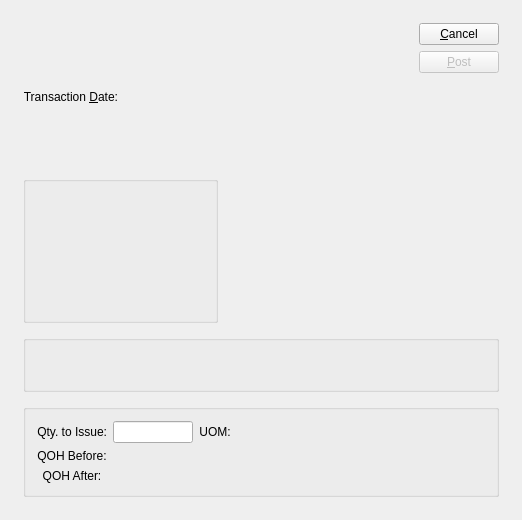
<?xml version="1.0" encoding="UTF-8"?>
<ui version="4.0">
 <comment>This file is part of the xTuple ERP: PostBooks Edition, a free and
open source Enterprise Resource Planning software suite,
Copyright (c) 1999-2010 by OpenMFG LLC, d/b/a xTuple.
It is licensed to you under the Common Public Attribution License
version 1.0, the full text of which (including xTuple-specific Exhibits)
is available at www.xtuple.com/CPAL.  By using this software, you agree
to be bound by its terms.</comment>
 <class>issueWoMaterialItem</class>
 <widget class="QDialog" name="issueWoMaterialItem">
  <property name="geometry">
   <rect>
    <x>0</x>
    <y>0</y>
    <width>522</width>
    <height>520</height>
   </rect>
  </property>
  <property name="windowTitle">
   <string>Issue Work Order Material Item</string>
  </property>
  <layout class="QGridLayout" name="gridLayout_4">
   <item row="0" column="0">
    <layout class="QGridLayout" name="gridLayout_3">
     <property name="margin">
      <number>12</number>
     </property>
     <property name="spacing">
      <number>12</number>
     </property>
     <item row="0" column="0">
      <layout class="QHBoxLayout" name="horizontalLayout_2">
       <item>
        <layout class="QGridLayout" name="gridLayout_2">
         <item row="0" column="0">
          <layout class="QHBoxLayout" name="horizontalLayout">
           <item>
            <widget class="QLabel" name="_transDateLit">
             <property name="text">
              <string>Transaction &amp;Date:</string>
             </property>
             <property name="alignment">
              <set>Qt::AlignRight|Qt::AlignTrailing|Qt::AlignVCenter</set>
             </property>
             <property name="buddy">
              <cstring>_transDate</cstring>
             </property>
            </widget>
           </item>
           <item>
            <widget class="DLineEdit" name="_transDate">
             <property name="sizePolicy">
              <sizepolicy hsizetype="Preferred" vsizetype="Fixed">
               <horstretch>0</horstretch>
               <verstretch>0</verstretch>
              </sizepolicy>
             </property>
            </widget>
           </item>
           <item>
            <spacer>
             <property name="orientation">
              <enum>Qt::Horizontal</enum>
             </property>
             <property name="sizeType">
              <enum>QSizePolicy::Expanding</enum>
             </property>
             <property name="sizeHint" stdset="0">
              <size>
               <width>20</width>
               <height>20</height>
              </size>
             </property>
            </spacer>
           </item>
          </layout>
         </item>
         <item row="1" column="0">
          <widget class="QGroupBox" name="_woGroup">
           <property name="title">
            <string/>
           </property>
           <layout class="QGridLayout" name="gridLayout">
            <item row="0" column="0">
             <widget class="WoCluster" name="_wo">
              <property name="focusPolicy">
               <enum>Qt::StrongFocus</enum>
              </property>
             </widget>
            </item>
           </layout>
          </widget>
         </item>
        </layout>
       </item>
       <item>
        <spacer>
         <property name="orientation">
          <enum>Qt::Horizontal</enum>
         </property>
         <property name="sizeType">
          <enum>QSizePolicy::Expanding</enum>
         </property>
         <property name="sizeHint" stdset="0">
          <size>
           <width>20</width>
           <height>20</height>
          </size>
         </property>
        </spacer>
       </item>
       <item>
        <layout class="QVBoxLayout" name="_2">
         <item>
          <widget class="QPushButton" name="_close">
           <property name="text">
            <string>&amp;Cancel</string>
           </property>
          </widget>
         </item>
         <item>
          <widget class="QPushButton" name="_issue">
           <property name="enabled">
            <bool>false</bool>
           </property>
           <property name="text">
            <string>&amp;Post</string>
           </property>
           <property name="default">
            <bool>true</bool>
           </property>
          </widget>
         </item>
         <item>
          <spacer>
           <property name="orientation">
            <enum>Qt::Vertical</enum>
           </property>
           <property name="sizeType">
            <enum>QSizePolicy::Expanding</enum>
           </property>
           <property name="sizeHint" stdset="0">
            <size>
             <width>20</width>
             <height>20</height>
            </size>
           </property>
          </spacer>
         </item>
        </layout>
       </item>
      </layout>
     </item>
     <item row="1" column="0">
      <widget class="QGroupBox" name="_componentGroup">
       <property name="title">
        <string/>
       </property>
       <layout class="QGridLayout">
        <item row="0" column="0" rowspan="2" colspan="2">
         <widget class="WomatlCluster" name="_womatl">
          <property name="focusPolicy">
           <enum>Qt::StrongFocus</enum>
          </property>
         </widget>
        </item>
        <item row="1" column="1">
         <widget class="QLabel" name="_compDescription2">
          <property name="alignment">
           <set>Qt::AlignLeading|Qt::AlignLeft|Qt::AlignVCenter</set>
          </property>
         </widget>
        </item>
        <item row="1" column="2">
         <spacer>
          <property name="orientation">
           <enum>Qt::Horizontal</enum>
          </property>
          <property name="sizeHint" stdset="0">
           <size>
            <width>40</width>
            <height>20</height>
           </size>
          </property>
         </spacer>
        </item>
       </layout>
      </widget>
     </item>
     <item row="2" column="0">
      <widget class="QGroupBox" name="_qtyGroup">
       <property name="title">
        <string/>
       </property>
       <layout class="QGridLayout">
        <item row="0" column="0">
         <widget class="QLabel" name="_qtyToIssueLit">
          <property name="text">
           <string>Qty. to Issue:</string>
          </property>
          <property name="alignment">
           <set>Qt::AlignRight|Qt::AlignTrailing|Qt::AlignVCenter</set>
          </property>
          <property name="buddy">
           <cstring>_qtyToIssue</cstring>
          </property>
         </widget>
        </item>
        <item row="0" column="1">
         <widget class="XLineEdit" name="_qtyToIssue">
          <property name="sizePolicy">
           <sizepolicy hsizetype="Preferred" vsizetype="Fixed">
            <horstretch>0</horstretch>
            <verstretch>0</verstretch>
           </sizepolicy>
          </property>
          <property name="maximumSize">
           <size>
            <width>80</width>
            <height>32767</height>
           </size>
          </property>
          <property name="alignment">
           <set>Qt::AlignRight</set>
          </property>
         </widget>
        </item>
        <item row="0" column="2">
         <widget class="QLabel" name="_uomQtyLit">
          <property name="text">
           <string>UOM:</string>
          </property>
          <property name="alignment">
           <set>Qt::AlignCenter</set>
          </property>
         </widget>
        </item>
        <item row="0" column="3">
         <widget class="QLabel" name="_uomQty">
          <property name="minimumSize">
           <size>
            <width>80</width>
            <height>0</height>
           </size>
          </property>
          <property name="alignment">
           <set>Qt::AlignLeading|Qt::AlignLeft|Qt::AlignVCenter</set>
          </property>
         </widget>
        </item>
        <item row="1" column="0">
         <widget class="QLabel" name="_beforeQtyLit">
          <property name="windowTitle">
           <string/>
          </property>
          <property name="text">
           <string>QOH Before:</string>
          </property>
          <property name="alignment">
           <set>Qt::AlignCenter</set>
          </property>
         </widget>
        </item>
        <item row="1" column="1">
         <widget class="XLabel" name="_beforeQty">
          <property name="minimumSize">
           <size>
            <width>80</width>
            <height>0</height>
           </size>
          </property>
          <property name="alignment">
           <set>Qt::AlignRight|Qt::AlignTrailing|Qt::AlignVCenter</set>
          </property>
         </widget>
        </item>
        <item row="2" column="0">
         <widget class="QLabel" name="_afterQtyLit">
          <property name="text">
           <string>QOH After:</string>
          </property>
          <property name="alignment">
           <set>Qt::AlignCenter</set>
          </property>
         </widget>
        </item>
        <item row="2" column="1">
         <widget class="XLabel" name="_afterQty">
          <property name="minimumSize">
           <size>
            <width>80</width>
            <height>0</height>
           </size>
          </property>
          <property name="alignment">
           <set>Qt::AlignRight|Qt::AlignTrailing|Qt::AlignVCenter</set>
          </property>
         </widget>
        </item>
        <item row="0" column="4">
         <spacer>
          <property name="orientation">
           <enum>Qt::Horizontal</enum>
          </property>
          <property name="sizeHint" stdset="0">
           <size>
            <width>40</width>
            <height>20</height>
           </size>
          </property>
         </spacer>
        </item>
       </layout>
      </widget>
     </item>
    </layout>
   </item>
  </layout>
 </widget>
 <layoutdefault spacing="6" margin="11"/>
 <pixmapfunction>qPixmapFromMimeSource</pixmapfunction>
 <customwidgets>
  <customwidget>
   <class>DLineEdit</class>
   <extends>QWidget</extends>
   <header>datecluster.h</header>
  </customwidget>
  <customwidget>
   <class>WoCluster</class>
   <extends>QWidget</extends>
   <header>wocluster.h</header>
  </customwidget>
  <customwidget>
   <class>WomatlCluster</class>
   <extends>QWidget</extends>
   <header>womatlcluster.h</header>
  </customwidget>
  <customwidget>
   <class>XLabel</class>
   <extends>QLabel</extends>
   <header>xlabel.h</header>
  </customwidget>
  <customwidget>
   <class>XLineEdit</class>
   <extends>QLineEdit</extends>
   <header>xlineedit.h</header>
  </customwidget>
 </customwidgets>
 <tabstops>
  <tabstop>_transDate</tabstop>
  <tabstop>_wo</tabstop>
  <tabstop>_womatl</tabstop>
  <tabstop>_qtyToIssue</tabstop>
  <tabstop>_issue</tabstop>
  <tabstop>_close</tabstop>
 </tabstops>
 <resources/>
 <connections>
  <connection>
   <sender>_wo</sender>
   <signal>valid(bool)</signal>
   <receiver>_issue</receiver>
   <slot>setEnabled(bool)</slot>
   <hints>
    <hint type="sourcelabel">
     <x>20</x>
     <y>20</y>
    </hint>
    <hint type="destinationlabel">
     <x>20</x>
     <y>20</y>
    </hint>
   </hints>
  </connection>
  <connection>
   <sender>_close</sender>
   <signal>clicked()</signal>
   <receiver>issueWoMaterialItem</receiver>
   <slot>reject()</slot>
   <hints>
    <hint type="sourcelabel">
     <x>20</x>
     <y>20</y>
    </hint>
    <hint type="destinationlabel">
     <x>20</x>
     <y>20</y>
    </hint>
   </hints>
  </connection>
  <connection>
   <sender>_wo</sender>
   <signal>newId(int)</signal>
   <receiver>_womatl</receiver>
   <slot>setWoid(int)</slot>
   <hints>
    <hint type="sourcelabel">
     <x>180</x>
     <y>80</y>
    </hint>
    <hint type="destinationlabel">
     <x>233</x>
     <y>239</y>
    </hint>
   </hints>
  </connection>
 </connections>
</ui>
